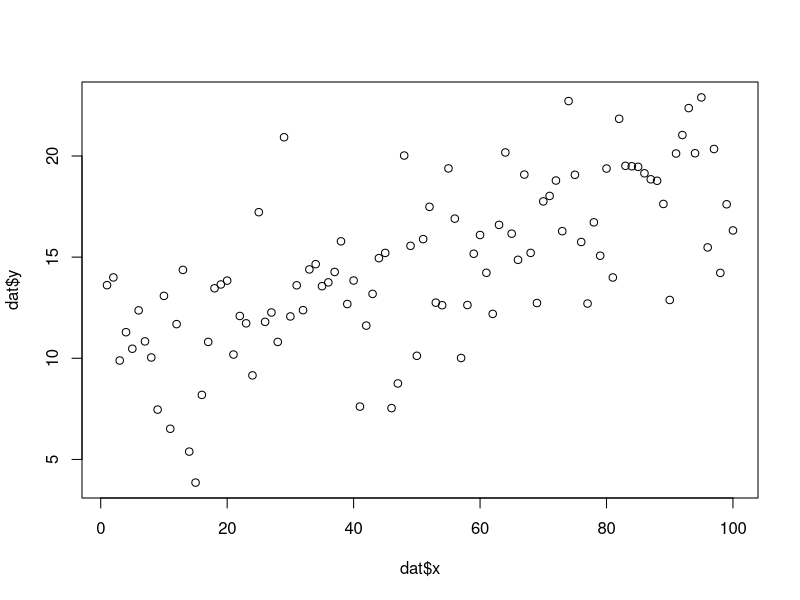
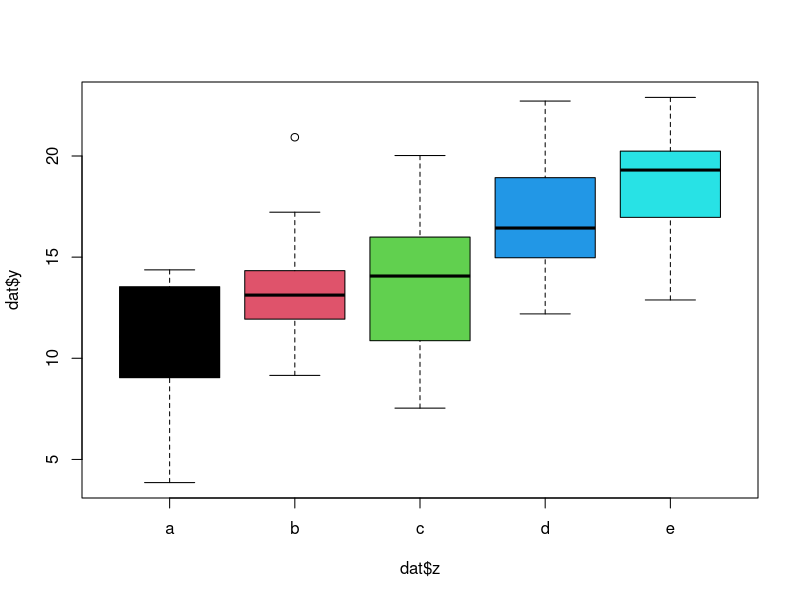
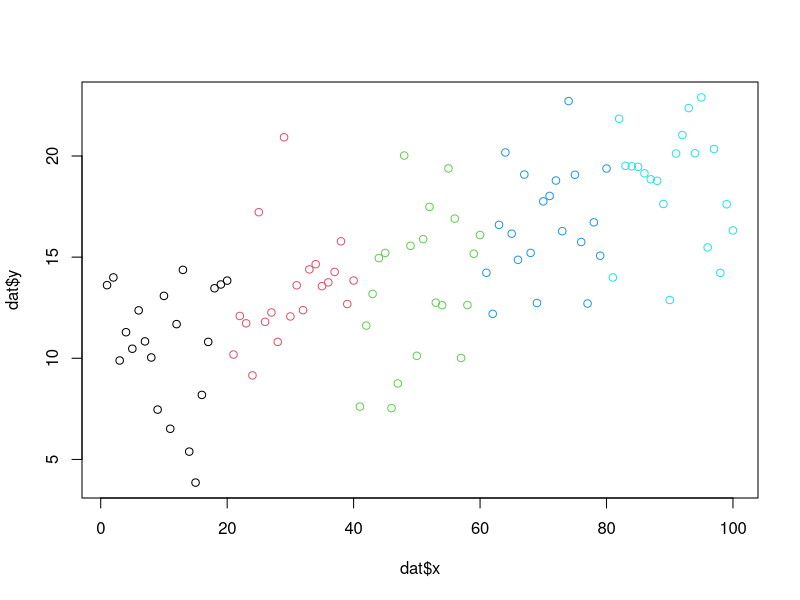
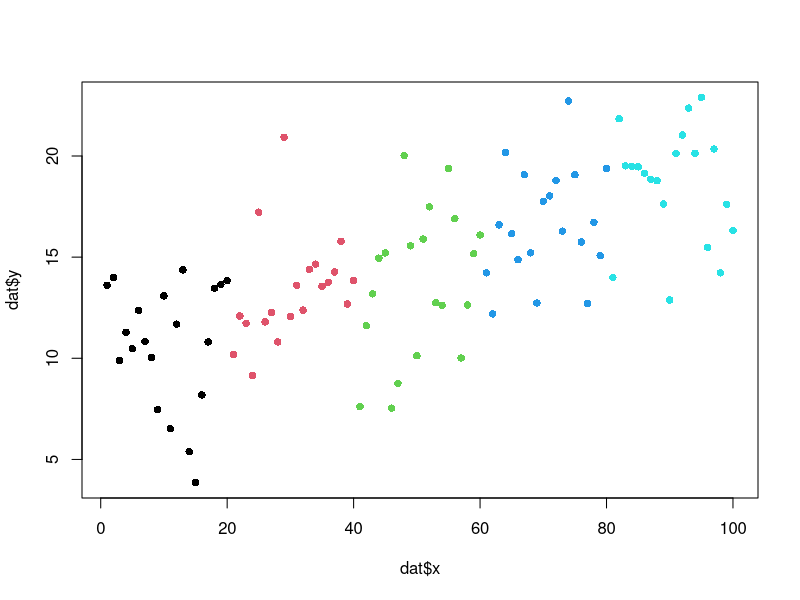
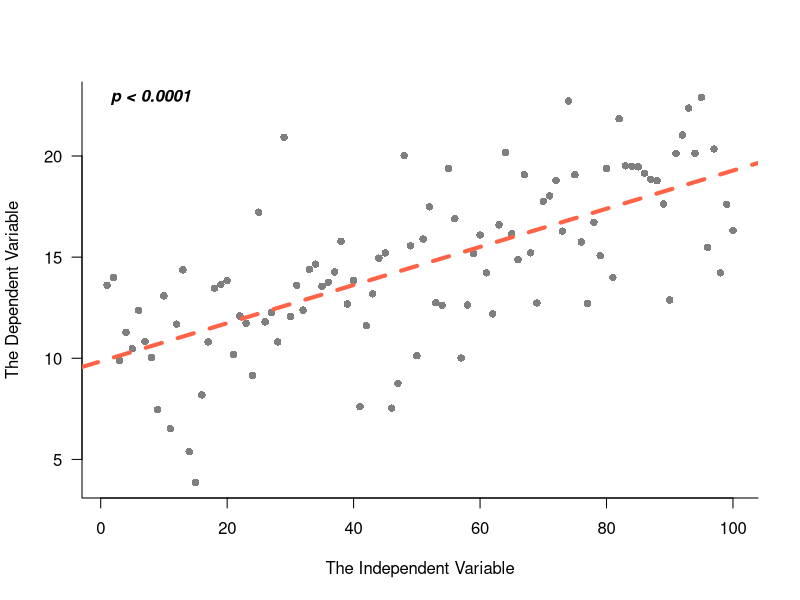
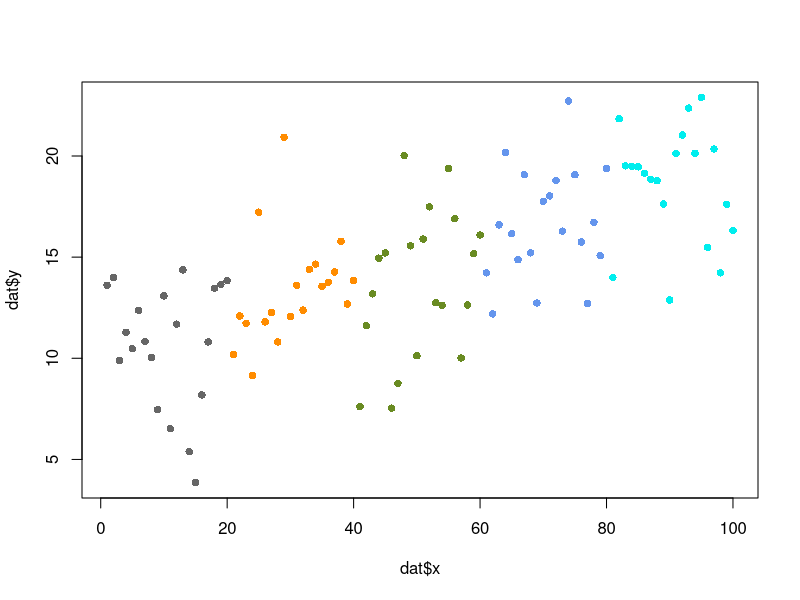

Write R code to recreate these figures, in order. (Note: this script raises an error after producing the figures.)
## ---- chunk 1
library(scales)
library(knitr)
opts_chunk$set(background='gray80', tidy=FALSE, cache=FALSE, comment='',
               dpi=72, fig.path='RMDfigs/', fig.width=4, fig.height=4)
## ---- chunk 2
set.seed(1415)
## ---- chunk 3
x <- 1:100
y <- rnorm(100, sd=3) + seq(10.05, 20, 10/100)
z <- factor(rep(letters[1:5], each=20))
dat <- data.frame(x, y, z)
## ---- chunk 4
head(dat)
## ---- chunk 5
kable(head(dat))
## ---- chunk 6
plot(dat$y ~ dat$x)
plot(dat$y ~ dat$z, col=unique(dat$z))
plot(dat$y ~ dat$x, col=dat$z)
plot(dat$y ~ dat$x, col=dat$z, pch=16)
## ---- chunk 7
lm.xy <- lm(y ~ x, data=dat)
lm.zy <- lm(y ~ z, data=dat)

kable(summary(lm.xy)$coefficients)
kable(summary(lm.zy)$coefficients)
## ---- chunk 8
plot(dat$y ~ dat$x, pch=16, col='gray50', 
     las=1, bty='l', 
     xlab='The Independent Variable', 
     ylab='The Dependent Variable')
abline(lm.xy, col='tomato', lwd=4, lty=2)
pval <- summary(lm.xy)$coefficients[8]
text(0, max(dat$y), 'p < 0.0001', font=4, pos=4)
## ---- chunk 9
dat$col <- 'gray40'
dat$col[dat$z == 'b'] <- 'darkorange'
dat$col[dat$z == 'c'] <- 'olivedrab4'
dat$col[dat$z == 'd'] <- 'cornflowerblue'
dat$col[dat$z == 'e'] <- 'cyan2'
colors5 <- unique(dat$col)
## ---- chunk 10
plot(dat$y ~ dat$x, col=dat$col, pch=16)
## ---- chunk 11
se <- function(a) {
  sd(a)/sqrt(length(a))
  }
## ---- chunk 12
grouped <- data.frame(matrix(0, nrow=nlevels(dat$z), ncol=3))
names(grouped) <- c('mean', 'sd', 'se')
row.names(grouped) <- levels(dat$z)
grouped$mean <- aggregate(dat$y, by=list(dat$z), FUN='mean')$x
grouped$sd <- aggregate(dat$y, by=list(dat$z), FUN='sd')$x
grouped$se <- aggregate(dat$y, by=list(dat$z), FUN='se')$x
kable(grouped)
## ---- chunk 13
lm.RepReg <- lm(y ~ as.numeric(z), data=dat)
kable(summary(lm.RepReg)$coefficients)
## ---- chunk 14
y.lim <- c(min(grouped$mean - grouped$sd), 
           max(grouped$mean + grouped$sd))
plot(grouped$mean ~ c(1:5), type='n', 
     ylim=y.lim, las=1, bty='n', 
     xlab = 'This other variable', xaxt='n', 
     ylab = 'The response variable')
arrows(x0 = c(1:5), y0 = grouped$mean + grouped$sd, 
       x1 = c(1:5), y1 = grouped$mean - grouped$sd, 
       col='gray50', angle=90, code=3, length=0.08, lwd=2)
points(grouped$mean ~ c(1:5), 
       pch=21, bg=colors5, col='gray20', cex=2)
points(dat$y ~ jitter(as.numeric(dat$z)), 
       col=alpha(dat$col, alpha=.3), pch=16)
abline(lm.RepReg, col='tomato', lty=2, lwd=2)
legend('topleft', 
       legend=row.names(grouped), 
       pt.bg=colors5, pch=21, pt.cex=1.5, 
       bty='n', text.col='gray30', y.intersp=.8)       
axis(side=1, at=c(1:5), labels=row.names(grouped))
